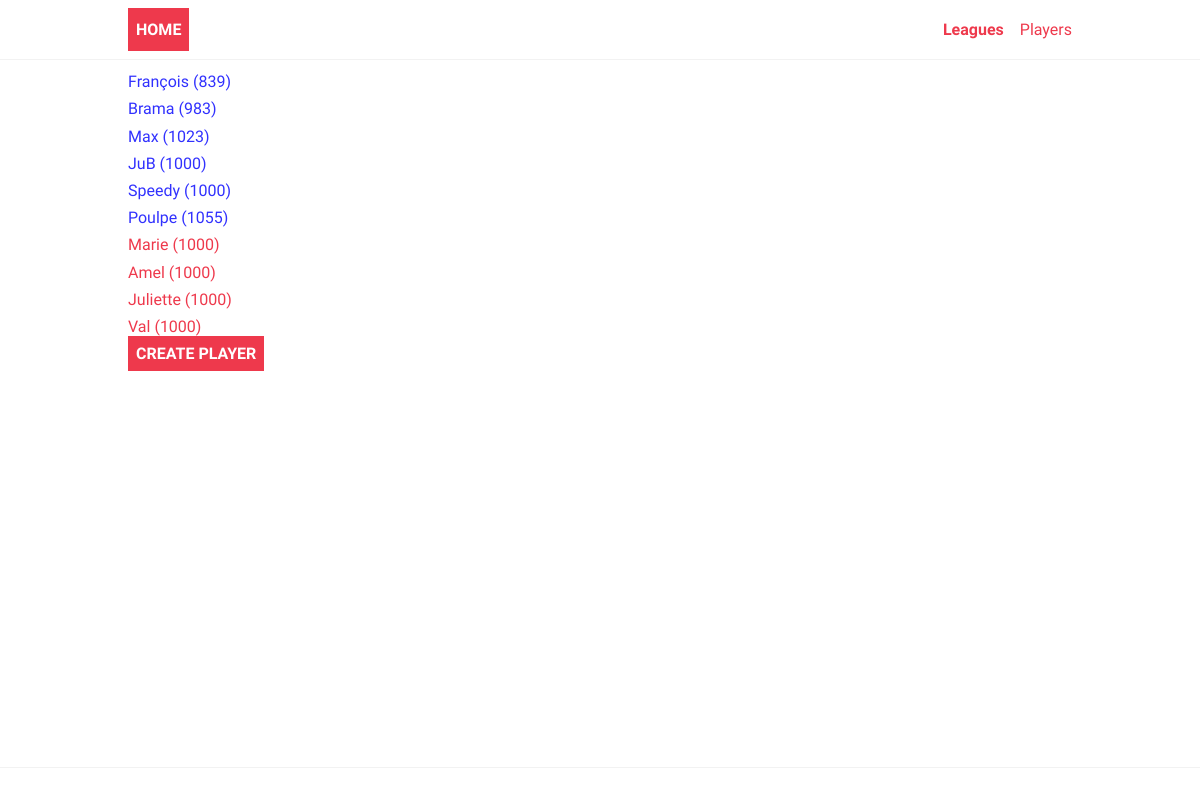
The page /ladder/players/ on the database as committed earlier.
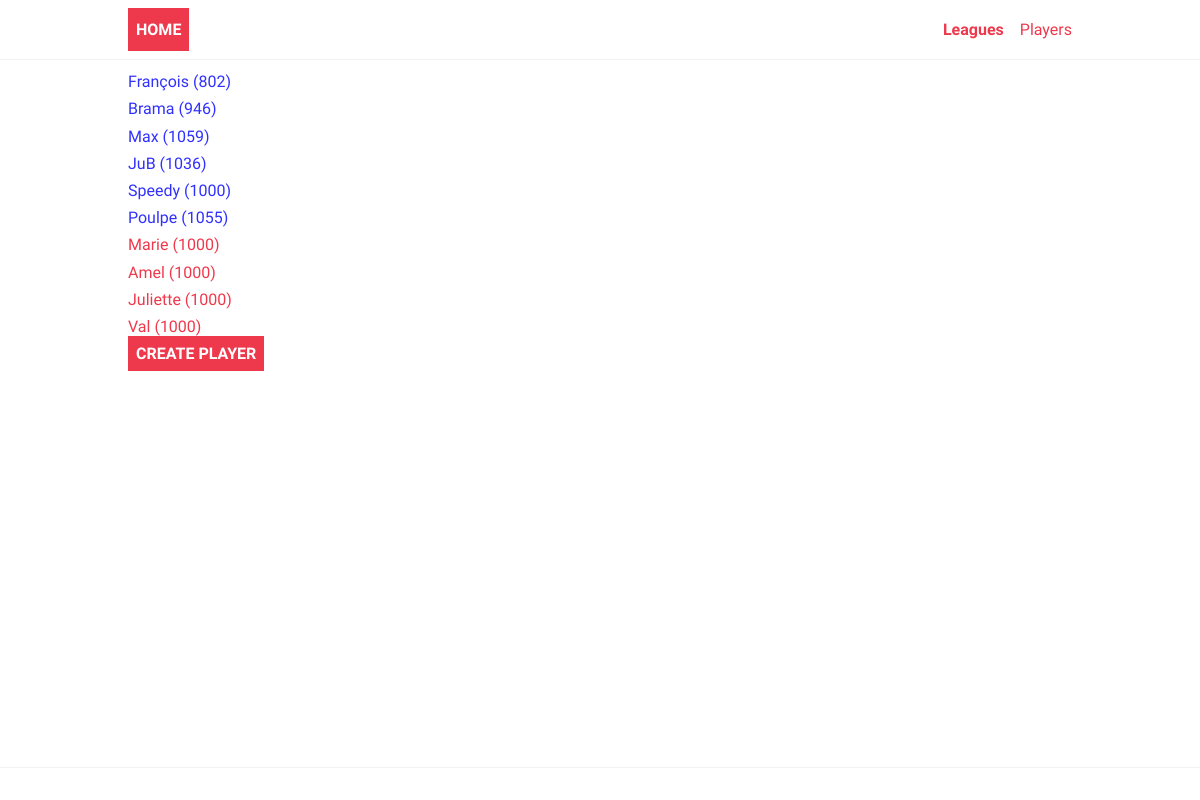
The same page on the database as committed later.
### ladder/models.py (models this page shows, shortened)
class Player(models.Model):
    name = models.CharField(max_length=200)
    gender = models.CharField(max_length=10, choices=genders)
    score = models.IntegerField(default=1000)

### ladder/views.py (the view)
# urls.py: path("players/", views.PlayerList.as_view(), name="players"),
class PlayerList(generic.ListView):
    model=Player
    context_object_name = "player_list"
    template_name = "ladder/players.html"

### ladder/templates/ladder/players.html
{% extends 'ladder/base.html' %}
{% block content %}
{% load static %}
<link rel="stylesheet" href="{% static 'ladder/style.css' %}">
{% if player_list %}
    <div>
    {% for player in player_list %}
    <p><a href="{% url 'ladder:player' player.id %}" class="{% if player.gender == 'f' %} woman {% else %} man {% endif %}">{{ player.name }} ({{ player.score }})</a></p>
    {% endfor %}
    </div>
    {% else %}
    <div>
      <p>No player available.</p>
    </div>
{% endif %}
    <a href="{% url 'ladder:add-player' %}" class="logo">Create Player</a>
{% endblock content %}

Rows that differ between the two databases and show on the page:
changed Player "François": score "839" → "802"
changed Player "Brama": score "983" → "946"
changed Player "Max": score "1023" → "1059"
changed Player "JuB": score "1000" → "1036"
